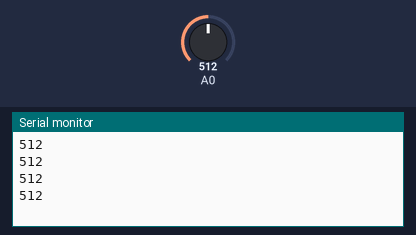
A sketch run on a simulated Arduino Uno, built with avr-gcc and run on an emulated ATmega328P. On the bench: the last lines printed to the serial monitor. The inputs (shaded band) are chosen by the test bench; at power-on: A0 = 512.

Above: at 1.2 s.
1.3 s: A0 set to 716
At 1.71 s:
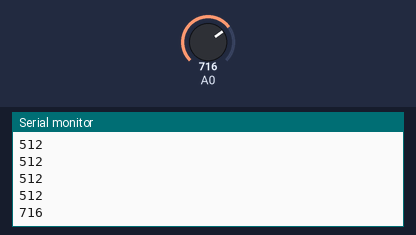
2.8 s: A0 set to 900
At 2.91 s:
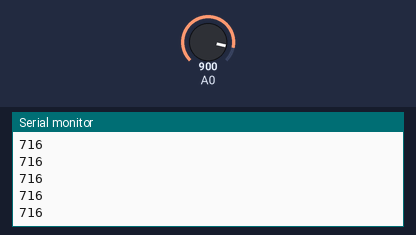
Timing chart, 0 to 5.8 s (numbered marks = the images above; inputs shaded):
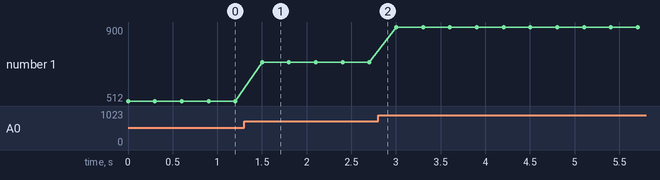

Measured:
- after the input at 1.3 s, the serial monitor: prints a new line after 0.20 s (image 1)
- plotted number 1: 512 → 716 after the input at 1.3 s, 716 → 900 after the input at 2.8 s

The sketch:

readlight_01.ino
```cpp
/*
  ReadLight
*/
int sensorValue;
int mappedValue;

void setup() {
  Serial.begin(9600);
}

void loop() {
  sensorValue = analogRead(A0);
  mappedValue = map(sensorValue,850,1000,0,255);
  Serial.println(sensorValue);
  //Serial.println(mappedValue);
  delay(300);
}
```
